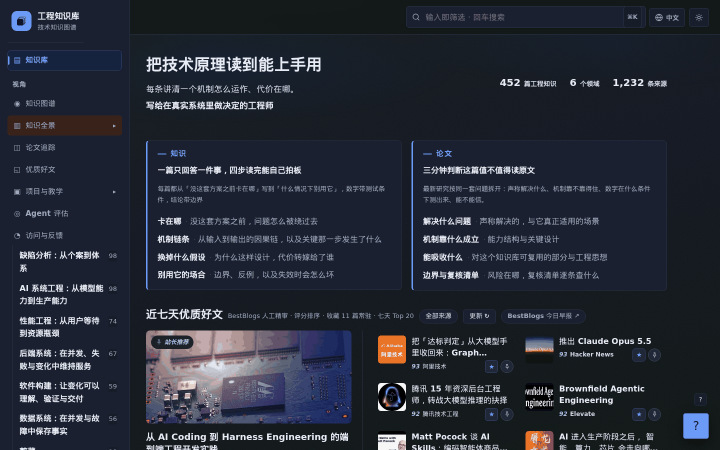
#> input picture docs/shots/home-dark.png, 1440 x 900 px (shown at 1/2 size); its folder holds 4 pictures in this run
$ python verify_shots.py
#> lines starting #> are read from the running program, lines starting #| are printed output that depends on the picture
"""核验 README 截图：非空白、非纯背景、无横向溢出（2026-09-25）。

截图可能因为 CDN 图未加载或路由空而变成一片底色，直接放进 README 会
被发现是空图。这里用像素方差与唯一色数判定是否真的有内容。
"""
from PIL import Image
import glob
import os

SHOTS = "/data/code/AIagent/skills/knowledge-site/technical-knowledge/docs/shots"

for f in sorted(glob.glob(os.path.join(SHOTS, "*.png"))):
    im = Image.open(f).convert("RGB")
#> im is the input picture: PIL image 1440x900 RGB; mean R, G, B 38.8, 43.9, 55.4
    w, h = im.size
#> w = 1440; h = 900
    small = im.resize((160, 100))
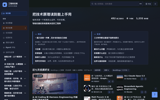
#> small: PIL image 160x100 RGB; mean R, G, B 38.8, 43.9, 55.4
    px = list(small.getdata())
#> px = 16000 items, first 6: (26, 32, 48), (26, 32, 48), (26, 32, 48), (26, 32, 48), (26, 32, 48), (26, 32, 48)
    uniq = len(set(px))
#> uniq = 3552
    # 方差：纯色图接近 0
    mean = sum(sum(p) for p in px) / (len(px) * 3)
#> mean = 46.01
    var = sum((sum(p) / 3 - mean) ** 2 for p in px) / len(px)
#> var = 999.4
    name = os.path.basename(f)
    size_kb = os.path.getsize(f) // 1024
    status = "OK " if uniq > 400 and var > 200 else "空图?"
#> status = 'OK '
    print(f"{status} {name:<16} {w}x{h} {w/h:.3f} {size_kb:>5}KB "
          f"uniq={uniq:<5} var={var:>8.0f}")
#| OK  home-dark.png    1440x900 1.600   488KB uniq=3552  var=     999
#> pass 2 of the loop `for f in sorted(glob.glob(os.path.join(SHOTS, "*.png"))):`:
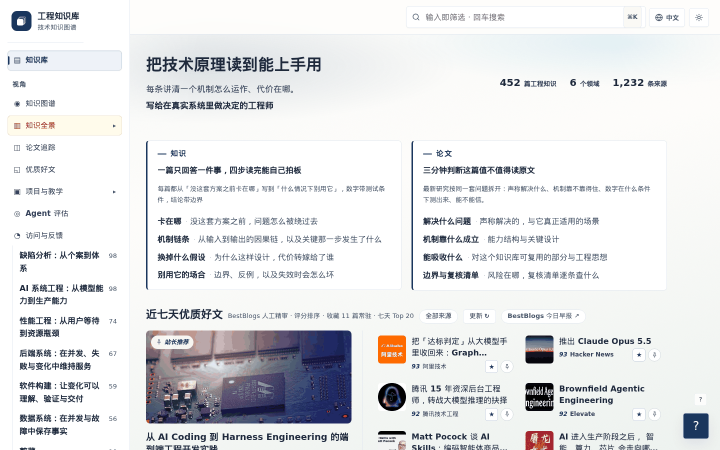
#> input picture docs/shots/home.png, 1440 x 900 px (shown at 1/2 size)
#> im is the input picture: PIL image 1440x900 RGB; mean R, G, B 228.1, 228.9, 230.6
#> `small = im.resize((160, 100))`:
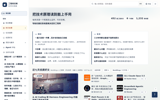
#> small: PIL image 160x100 RGB; mean R, G, B 227.9, 228.7, 230.4
#> px = 16000 items, first 6: (255, 255, 255), (255, 255, 255), (255, 255, 255), (255, 255, 255), (255, 255, 255), (255, 255, 255)
#> uniq = 2992
#> mean = 229
#> var = 2038.2
#| OK  home.png         1440x900 1.600   443KB uniq=2992  var=    2038
#> pass 3 of the loop `for f in sorted(glob.glob(os.path.join(SHOTS, "*.png"))):`:
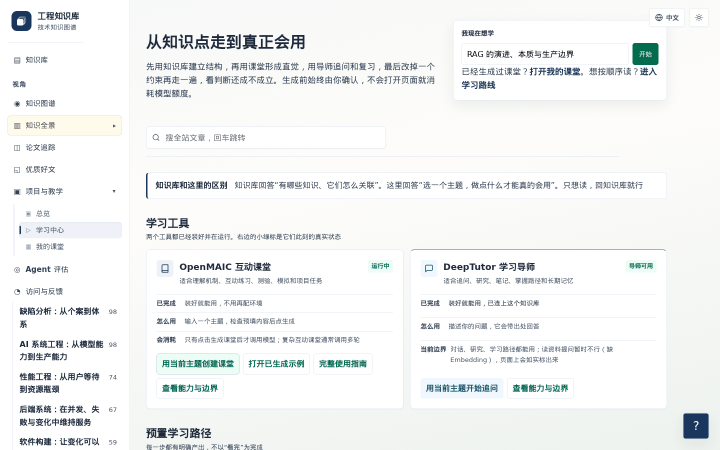
#> input picture docs/shots/learn.png, 1440 x 900 px (shown at 1/2 size)
#> im is the input picture: PIL image 1440x900 RGB; mean R, G, B 241.5, 243.2, 243
#> `small = im.resize((160, 100))`:
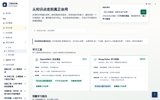
#> small: PIL image 160x100 RGB; mean R, G, B 241.3, 243, 242.8
#> uniq = 1685
#> mean = 242.4
#> var = 597.9
#| OK  learn.png        1440x900 1.600   427KB uniq=1685  var=     598
#> the loop made 4 passes; the first 3 are shown
